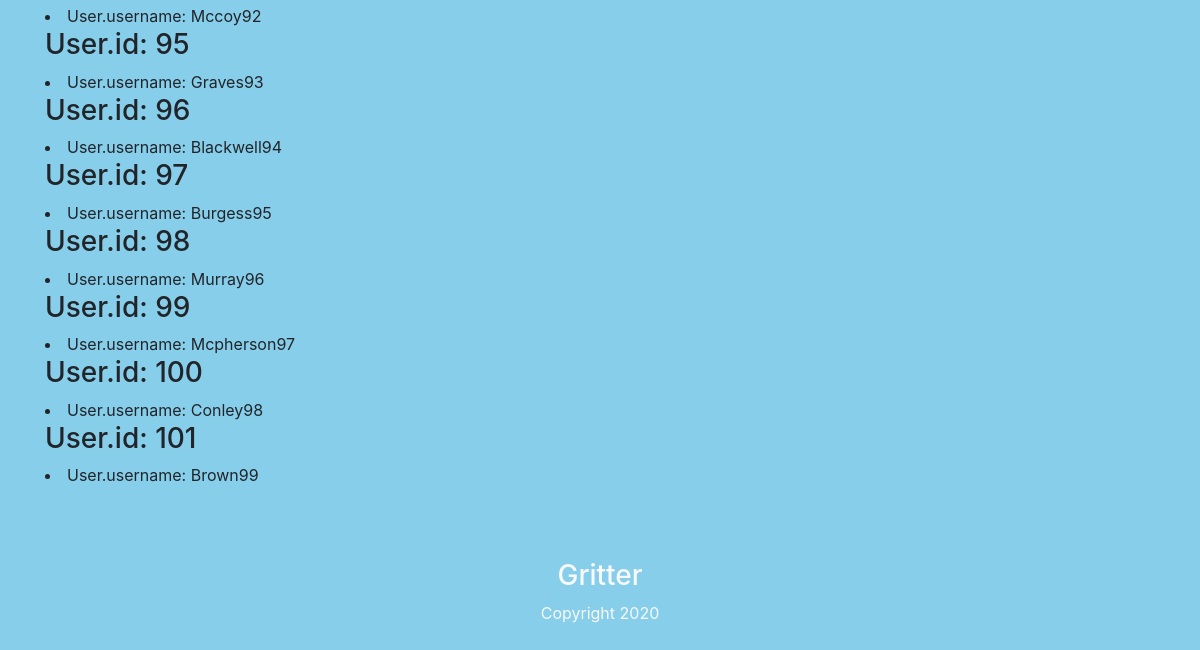
Before: /list_users (lower part) with the older database file.
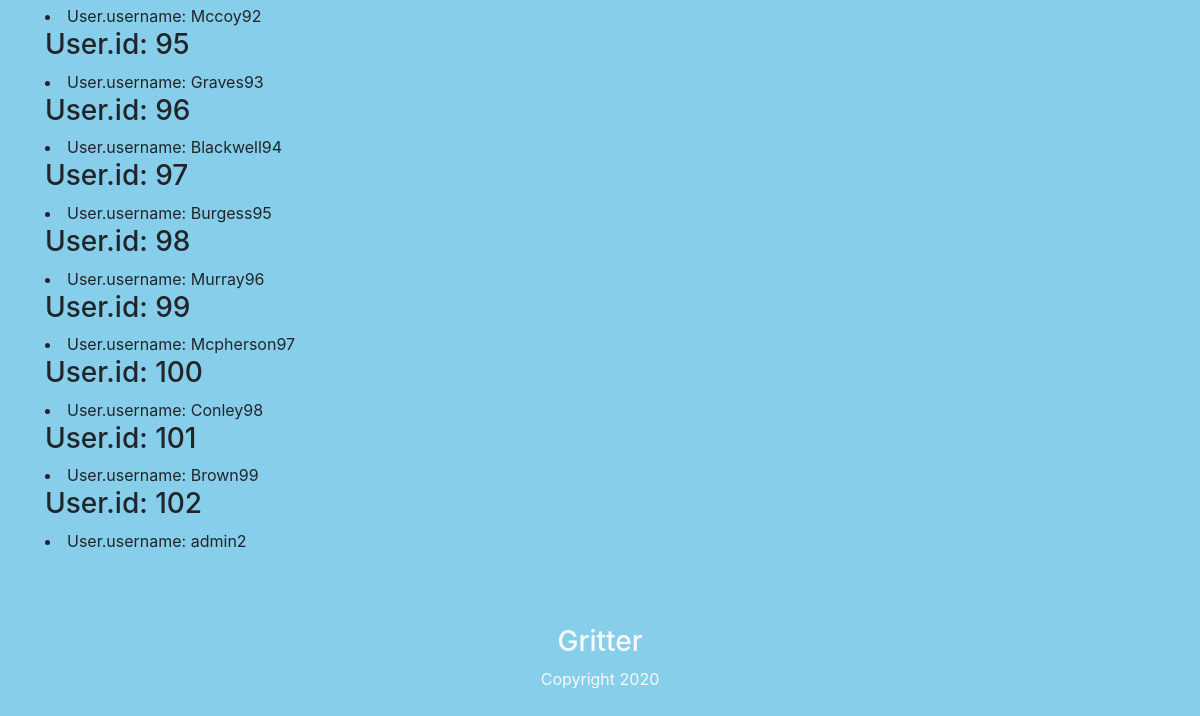
After: the same page with the newer database file.
### project/models.py (models this page shows, shortened)
class User(UserMixin, db.Model):
    id = db.Column(db.Integer, primary_key=True)
    username = db.Column(db.String(50), unique=True, nullable=False)
    password = db.Column(db.String(128), nullable=False)
    email = db.Column(db.String(100), unique=True, nullable=False)
    posts = db.relationship('Post', backref ='author', lazy='dynamic')
    followed = db.relationship(
        'User', secondary=followers,
        primaryjoin=(followers.c.follower_id == id),
        secondaryjoin=(followers.c.followed_id == id),
        backref=db.backref('followers', lazy='dynamic'), lazy='dynamic')

### project/routes.py (the view)
@app.route('/list_users', methods=['GET'])
def list_users():
    users = User.query.all()
    return render_template('users.html', users=users)

### project/templates/users.html (shortened to what this page needs)
{% extends "layout.html" %}
{% block content %}
    <div class="container">
        <div>
            {% for user in users %}
                <h3>User.id: {{ user.id }}</h3>
                <li>User.username: {{ user.username }}</li>
            {% endfor %}
        </div>
    </div>
{% endblock content %}

### project/templates/layout.html (shortened to what this page needs)
<!DOCTYPE html>
<html>
	<head>
    {% block head %}
        <link rel="stylesheet" href="https://cdn.jsdelivr.net/npm/bootstrap@4.5.3/dist/css/bootstrap.min.css">
		<link rel="stylesheet" href="{{ url_for('static', filename='style.css') }}" />
    {% endblock %}
	</head>
	<body text="#2d7051">
        {% block content %}
        {% endblock %}
          <footer id="main-footer" class="bg-steel mt-5">
            <div class="container">
              <div class="row">
                <div class="col text-light text-center py-4">
                  <h3 class="text-light">Gritter</h3>
                  <p>Copyright 2020</p>
                </div>
              </div>
            </div>
          </footer>
	</body>
</html>

### project/static/styles/style.css (style rules this page uses)
body { background-color: #87CEEB; }

Changed rows visible on the page:
added User: id "102", username "admin2"
